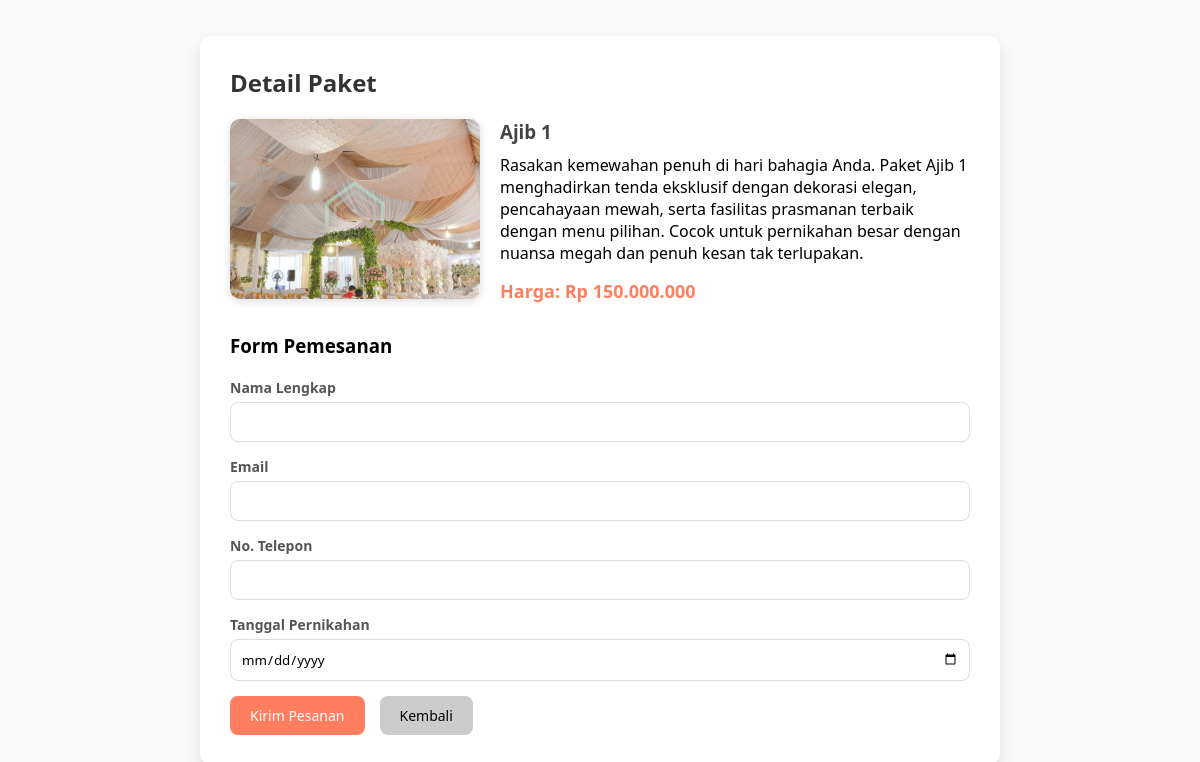
Screenshot of /order.php?catalogue_id=4 with the database file from the repository.
### tables this page shows
CREATE TABLE `tb_catalogues` (
  `catalogue_id` int(11) NOT NULL,
  `image` varchar(100) NOT NULL,
  `package_name` varchar(256) NOT NULL,
  `description` text NOT NULL,
  `price` int(11) NOT NULL,
  `status_publish` enum('Y','N') NOT NULL,
  `user_id` int(5) NOT NULL,
  `created_at` datetime NOT NULL,
  `updated_at` datetime DEFAULT NULL
);

### order.php (the view, shortened to what this page needs)
<?php include "db.php"; ?>
<?php
$catalogue_id = $_GET['catalogue_id'];
$paket = mysqli_fetch_assoc(mysqli_query($conn, "SELECT * FROM tb_catalogues WHERE catalogue_id=$catalogue_id"));
?>
<!DOCTYPE html>
<html lang="id">
<head>
  <link rel="stylesheet" href="assets/css/order.css">
</head>
<body>
  <div class="order-container fade">
    <h2>Detail Paket</h2>
    <div class="paket-detail fade">
      <img src="assets/images/<?php echo $paket['image']; ?>" alt="<?php echo $paket['package_name']; ?>">
      <div class="paket-info">
        <h3><?php echo $paket['package_name']; ?></h3>
        <p><?php echo $paket['description']; ?></p>
        <p class="price"><strong>Harga: Rp <?php echo number_format($paket['price'],0,",","."); ?></strong></p>
      </div>
    </div>
    <h3 class="fade">Form Pemesanan</h3>
    <form id="orderForm" class="order-form fade">
        <div class="form-group">
          <label>Nama Lengkap</label>
          <input type="text" name="name" required>
        </div>
        <div class="form-group">
          <label>Email</label>
          <input type="email" name="email" required>
        </div>
        <div class="form-group">
          <label>No. Telepon</label>
          <input type="text" name="phone_number" required>
        </div>
        <div class="form-group">
          <label>Tanggal Pernikahan</label>
          <input type="date" name="wedding_date" required>
        </div>
        <div class="button-group">
          <button type="submit" class="btn">Kirim Pesanan</button>
          <a href="index.php" class="btn back">Kembali</a>
        </div>
    </form>
  </div>
</body>
</html>

### assets/css/order.css (style rules this page uses)
* { margin: 0; padding: 0; box-sizing: border-box; font-family: 'Segoe UI', sans-serif; }
body { background: #f9f9f9; display: flex; justify-content: center; align-items: center; min-height: 100vh; margin: 0; padding: 20px; }
.order-container { max-width: 800px; width: 100%; background: white; padding: 30px; border-radius: 12px; box-shadow: 0 6px 15px rgba(0,0,0,0.1); }
.order-container h2 { margin-bottom: 20px; color: #333; }
.paket-detail { display: flex; gap: 20px; margin-bottom: 30px; }
.paket-detail img { width: 250px; height: 180px; object-fit: cover; border-radius: 10px; box-shadow: 0 2px 8px rgba(0,0,0,0.15); }
.paket-info h3 { margin-bottom: 10px; color: #444; }
.price { margin-top: 15px; color: #ff7e5f; font-size: 18px; }
.order-form { margin-top: 20px; }
.form-group { margin-bottom: 15px; }
.form-group label { display: block; margin-bottom: 5px; font-weight: bold; font-size: 14px; color: #555; }
.form-group input { width: 100%; padding: 10px; border: 1px solid #ddd; border-radius: 8px; outline: none; transition: border-color 0.3s; }
.button-group { display: flex; gap: 15px; }
.btn { padding: 10px 20px; border-radius: 8px; border: none; cursor: pointer; text-decoration: none; font-size: 14px; transition: all 0.3s; }
.btn { background: #ff7e5f; color: white; }
.btn.back { background: #ccc; color: black; }
.fade { opacity: 0; transform: translateY(30px); transition: all 0.8s ease; }
.fade.show { opacity: 1; transform: translateY(0); }

### rows the page displays
tb_catalogues: image (picture), package_name "Ajib 1", description "Rasakan kemewahan penuh di hari bahagia Anda. Paket Ajib 1 menghadirkan tenda eksklusif dengan dekorasi elegan, pencahayaan mewah, serta fasilitas prasmanan terbaik dengan menu pilihan. Cocok untuk pernikahan besar dengan nuansa megah dan penuh kesan tak terlupakan.", price "150.000.000"
